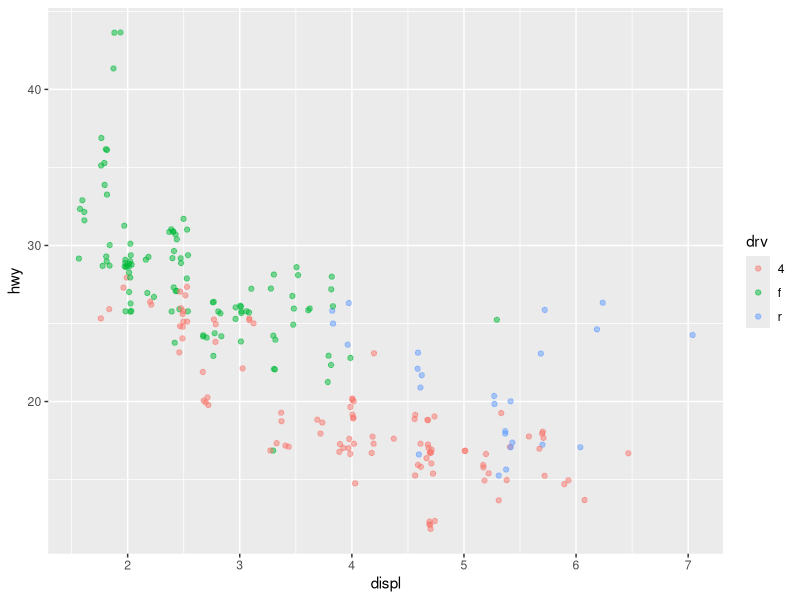
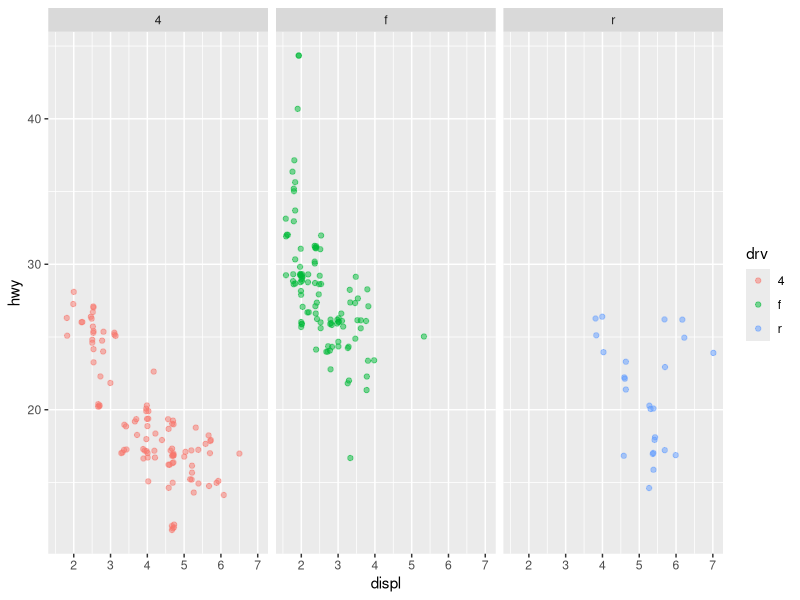
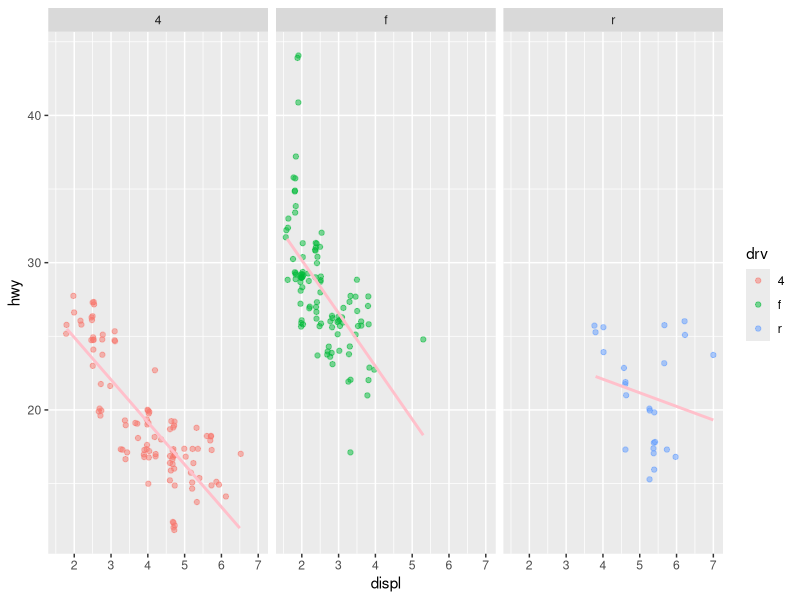
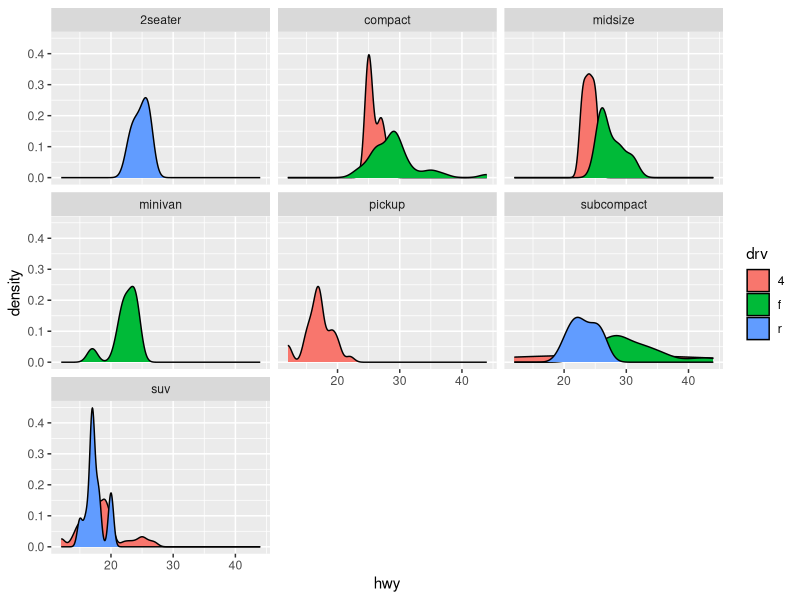
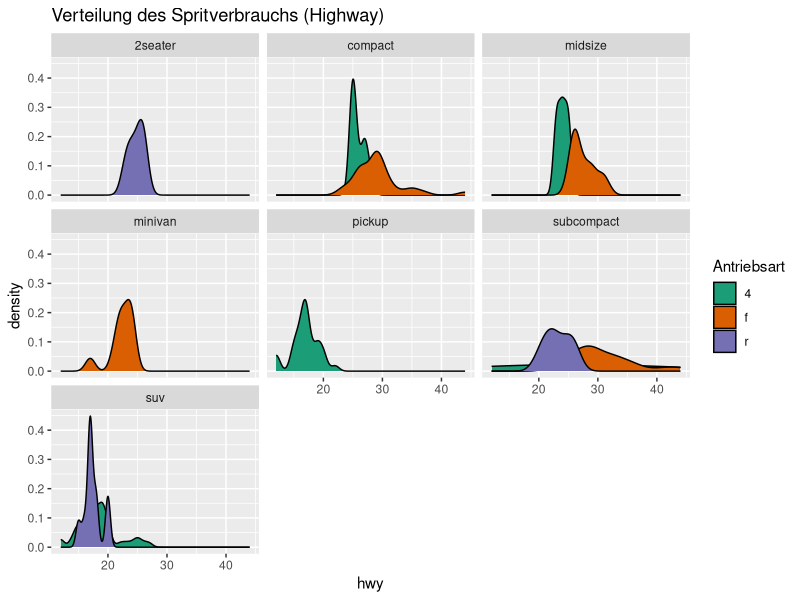
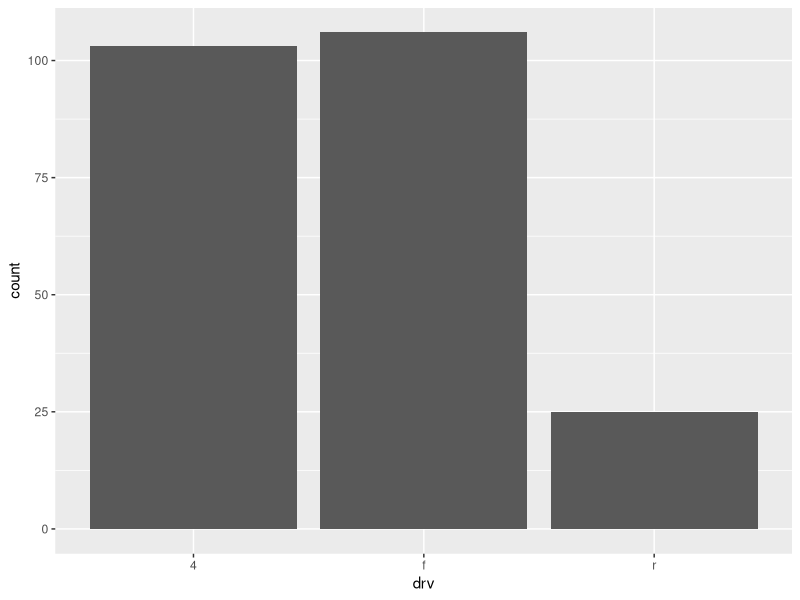
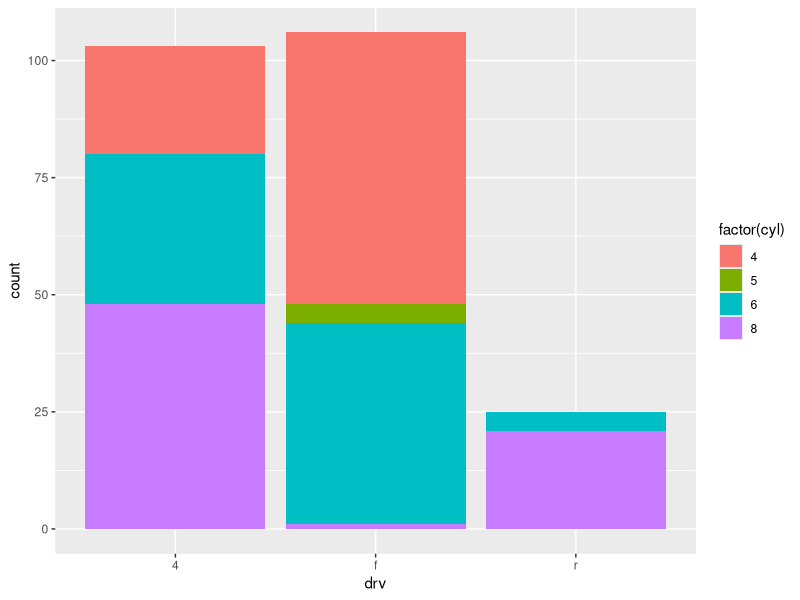
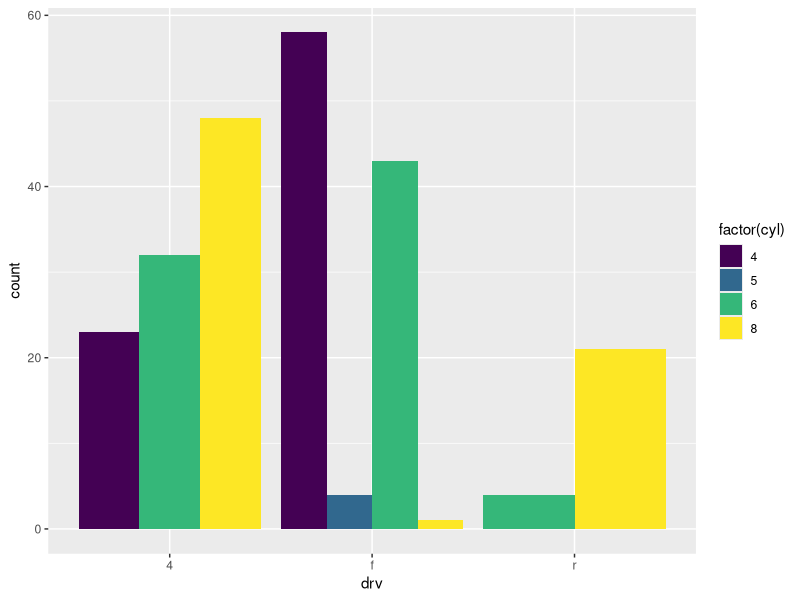

Here is the R script that generated these plots, in order:
## ---- chunk 1
knitr::opts_chunk$set(echo = TRUE,
                      cache = TRUE,
                      warninng = FALSE,
                      message = FALSE)
## ---- chunk 2
library(tidyverse)
## ---- chunk 3
ggplot(mpg) +
  aes(x = displ, 
      y = hwy,
      color = drv) +
  geom_point(alpha = .5,
             position = "jitter")
## ---- chunk 4
ggplot(data = mpg) +
  geom_jitter(aes(x = displ, 
                  y = hwy, 
                  color = drv), 
              alpha = .5) +
  facet_wrap(~drv)
  
## ---- chunk 5
ggplot(data = mpg) +
  aes(x = displ, 
      y = hwy) +
  geom_jitter(aes(color = drv),
              alpha = .5) +
  facet_wrap(~drv) +
  geom_smooth(method = "lm",
              se = FALSE,
              color = "pink")
## ---- chunk 6
ggplot(mpg) +
  aes(x = hwy, fill = drv)+
  geom_density() +
  facet_wrap(~ class)
## ---- chunk 7
ggplot(mpg) +
  aes(x = hwy, fill = drv)+
  geom_density() +
  facet_wrap(~ class) +
  labs(title = "Verteilung des Spritverbrauchs (Highway)",
       fill = "Antriebsart") +
  scale_fill_brewer(type = "qual", palette = 2)
## ---- chunk 8
ggplot(mpg) +
  geom_bar(aes(x = drv))
## ---- chunk 9
ggplot(mpg) +
  geom_bar(aes(x = drv, fill = factor(cyl)))
## ---- chunk 10
ggplot(mpg) +
  geom_bar(aes(x = drv, fill = factor(cyl)), 
           position = "dodge") +
  scale_fill_viridis_d()
## ---- chunk 11
ggplot(mpg) +
  geom_bar(aes(x = drv, fill = factor(cyl)), 
           position = "fill") +
  scale_fill_brewer(type = "qual", palette = 1)
## ---- chunk 12
ggplot(data = mpg) + 
  aes(x=cyl, y=hwy) +
  geom_point() +
  #  geom_line()  nicht hilfreich
  geom_smooth(method = "lm", se=FALSE)  # Gerade!
  #   geom_smooth(, se=FALSE)  # oder so

## ---- chunk 13
ggplot(data = mpg) + 
  aes(x=cyl, y=hwy) +
  geom_point() +
  #  geom_line()  nicht hilfreich
  geom_smooth(method = "lm", se=FALSE)  # Gerade!
  #   geom_smooth(, se=FALSE)  # oder so

## ---- chunk 14
ggplot(data=mpg) +
  aes(x=factor(cyl), y=hwy) +
  geom_smooth(aes(group = 1),
              se=FALSE)+
  geom_jitter(
              alpha = .5,
              width = .1)
## ---- chunk 15
library(tidyverse)
## ---- chunk 16
ggplot(data = mpg) +
  geom_point(mapping = aes(x = displ, 
                           y = hwy, 
                           color = class))
## ---- chunk 17
ggplot(mpg) +
  aes(y = hwy, x = displ) +
  geom_bin2d() +
  facet_grid(. ~ drv)
## ---- chunk 18
data(mpg)
## ---- chunk 19
ggplot(data = mpg) +
  aes(x = displ, y = hwy) +
  geom_point() +
  facet_wrap(~ drv) +  # Mac: Alt-n, Windows: Altgr-+
  geom_smooth()
## ---- chunk 20
mpg %>% 
  mutate(is_front = case_when(
    drv == "f" ~ TRUE,
    TRUE ~ FALSE
  )) %>% 
  ggplot() +
  aes(x = displ, y = hwy, color = is_front) +
  geom_point(size = 2) +
  scale_color_manual(values = c("blue", "yellow")) +
  theme_minimal()
## ---- chunk 21
mpg %>% 
  mutate(is_front = case_when(
    drv == "f" ~ TRUE,
    TRUE ~ FALSE
  )) %>% 
  mutate(displ = round(displ)) %>% 
  group_by(is_front, displ) %>% 
  summarise(hwy_avg = mean(hwy)) %>% 
  ggplot() +
  aes(x = displ, y = hwy_avg, fill = is_front) +
  geom_area()
  
## ---- chunk 22
ggplot(mpg) +
  aes(x = displ) +
  geom_area(stat = "bin")
## ---- chunk 23
mpg %>% 
  group_by(cyl, drv) %>% 
  summarise(mean_grouped = mean(hwy)) %>% 
  ggplot() +
  aes(x = cyl, y = mean_grouped) +
  geom_area(position = "stack",
            aes(fill = drv))
## ---- chunk 24
  ggplot(mpg) +
  aes(x = displ) +
  geom_area(stat = "bin", aes(fill = drv))
## ---- chunk 25
  ggplot(mpg) +
  aes(x = displ) +
  geom_density(aes(fill = drv), alpha = .5)
## ---- chunk 26
  ggplot(mpg) +
  aes(x = displ) +
  geom_histogram(aes(fill = drv), alpha = .5)
## ---- chunk 27
  ggplot(mpg) +
  aes(x = displ) +
  geom_histogram(aes(fill = drv), bins = 10) +
  facet_wrap(~ drv)
## ---- chunk 28
mpg %>% 
  mutate(is_front = case_when(
    drv == "f" ~ TRUE,
    TRUE ~ FALSE
  )) %>% 
  mutate(displ = round(displ)) %>% 
  group_by(is_front, displ) %>% 
  summarise(hwy_avg = mean(hwy)) %>% 
  ggplot() +
  aes(x = displ, y = hwy_avg, fill = is_front, color = is_front) +
  geom_line() +
  geom_point(size = 3, alpha = .7)
  
